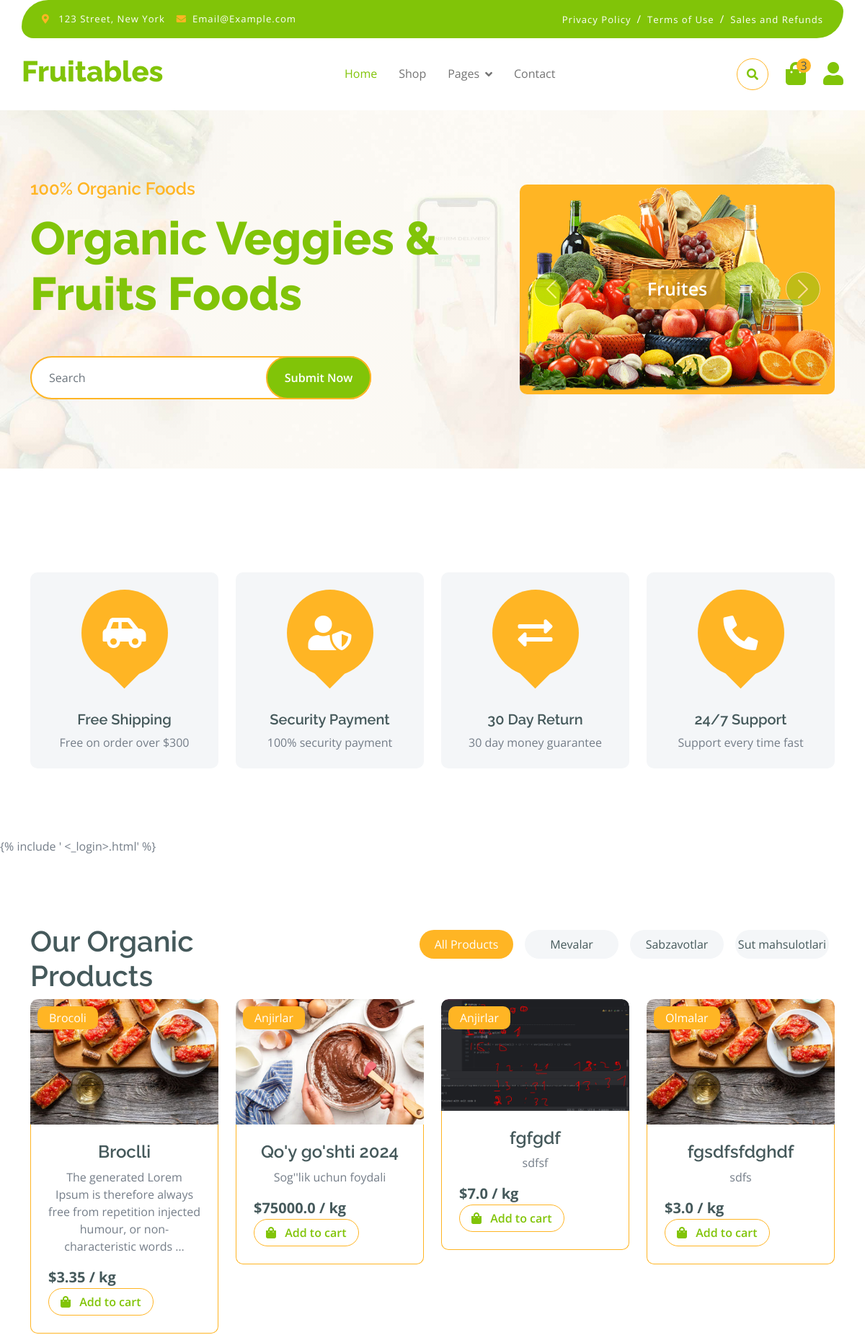
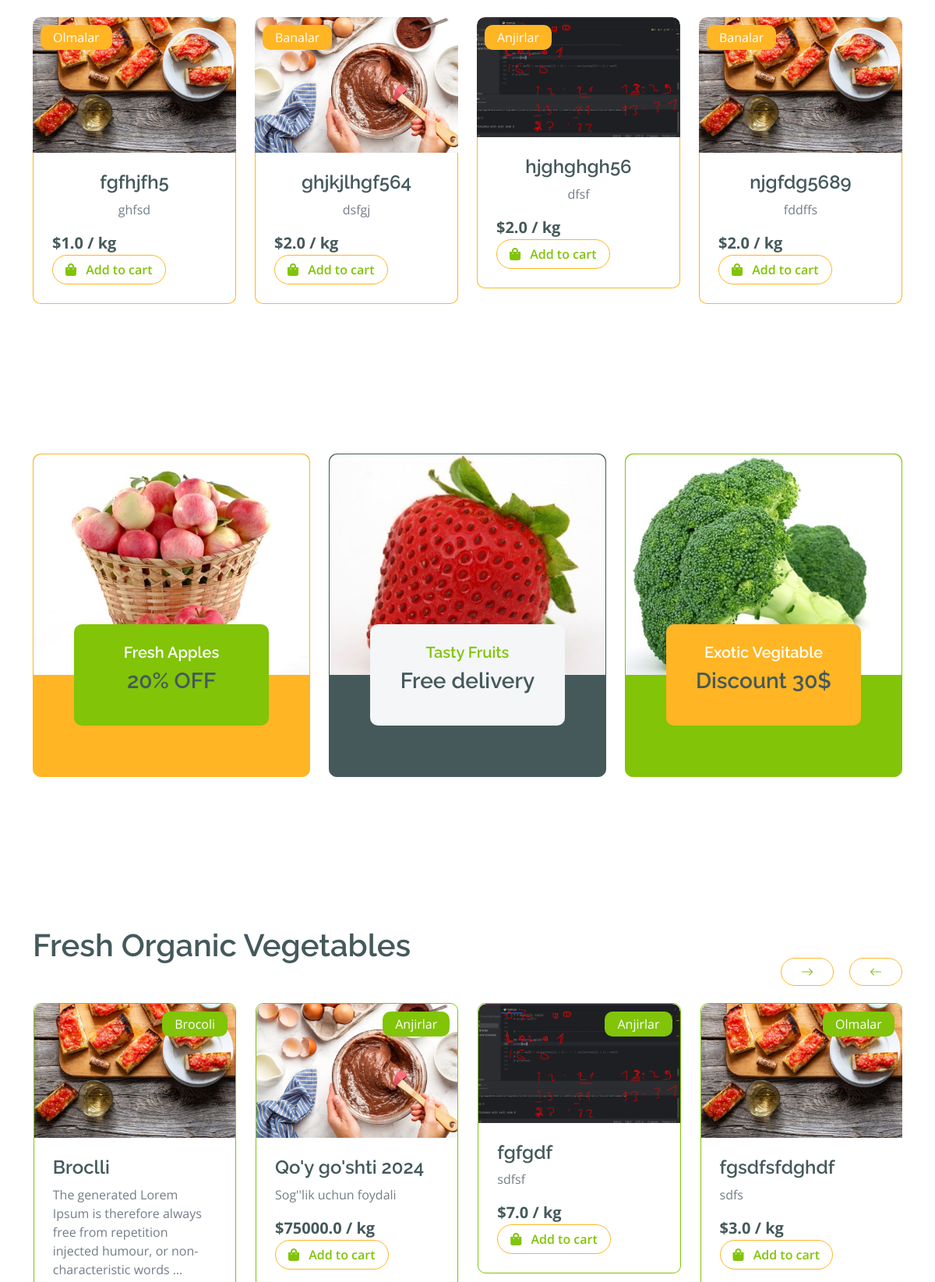
The page / (upper part) on the database its author committed (2 pictures, top to bottom).
### shop/models.py (models this page shows, shortened)
class Category(models.Model):
    name = models.CharField(max_length=50, unique=True, verbose_name="Kategoriya")
    image = models.ImageField(upload_to='categories/', null=True, blank=True)
    slug = models.SlugField(null=True, blank=True)
    parent = models.ForeignKey('self', on_delete=models.CASCADE,
                               null=True, blank=True,
                               related_name='subcategories')

class Product(models.Model):
    category = models.ForeignKey(Category, on_delete=models.CASCADE, verbose_name="Kategoriya")
    filter_choice = models.CharField(max_length=3, choices=FILTER_CHOICES, null=True)
    name = models.CharField(max_length=255, verbose_name="Nomi")
    description = models.TextField(blank=True, null=True)
    price = models.FloatField()
    discount = models.FloatField(null=True, blank=True)
    quantity = models.IntegerField(default=0)
    image = models.ImageField(upload_to='products/', verbose_name="Rasmi")
    slug = models.SlugField(null=True, blank=True)

### shop/views.py (the view)
# urls.py: path('', ProductList.as_view(), name='index'),
class ProductList(ListView):
    model = Product
    template_name = 'shop/index.html'
    context_object_name = 'products'
    extra_context = {
        'categories': Category.objects.filter(parent=None),
        'title': "Fruitables online shop",
        'page_name': "Shop"
    }

### shop/templates/shop/index.html (shortened to what this page needs)
{% extends 'base.html' %}
{% block main %}
<div class="container-fluid fruite py-5">
    <div class="container py-5">
        <div class="tab-class text-center">
            <div class="row g-4">
                <div class="col-lg-4 text-start">
                    <h1>Our Organic Products</h1>
                </div>
                <div class="col-lg-8 text-end">
                    <ul class="nav nav-pills d-inline-flex text-center mb-5">
                        <li class="nav-item">
                            <a class="d-flex m-2 py-2 bg-light rounded-pill active" data-bs-toggle="pill" href="#tab-1">
                                <span class="text-dark" style="width: 130px;">All Products</span>
                            </a>
                        </li>
                        {% for category in categories %}
                        <li class="nav-item">
                            <a class="d-flex py-2 m-2 bg-light rounded-pill" data-bs-toggle="pill"
                               href="#tab-{{ category.slug }}">
                                <span class="text-dark" style="width: 130px;">{{ category.name }}</span>
                            </a>
                        </li>
                        {% endfor %}
                    </ul>
                </div>
            </div>
            <div class="tab-content">
                <div id="tab-1" class="tab-pane fade show p-0 active">
                    <div class="row g-4">
                        <div class="col-lg-12">
                            <div class="row g-4">
                                {% for product in products|slice:":8" %}
                                {% include 'shop/components/_product_card.html' %}
                                {% endfor %}
                            </div>
                        </div>
                    </div>
                </div>
            </div>
        </div>
    </div>
</div>
<div class="container-fluid service py-5">
    <div class="container py-5">
        <div class="row g-4 justify-content-center">
            <div class="col-md-6 col-lg-4">
                <a href="#">
                    <div class="service-item bg-secondary rounded border border-secondary">
                        <img src="img/featur-1.jpg" class="img-fluid rounded-top w-100" alt="">
                        <div class="px-4 rounded-bottom">
                            <div class="service-content bg-primary text-center p-4 rounded">
                                <h5 class="text-white">Fresh Apples</h5>
                                <h3 class="mb-0">20% OFF</h3>
                            </div>
                        </div>
                    </div>
                </a>
            </div>
            <div class="col-md-6 col-lg-4">
                <a href="#">
                    <div class="service-item bg-dark rounded border border-dark">
                        <img src="img/featur-2.jpg" class="img-fluid rounded-top w-100" alt="">
                        <div class="px-4 rounded-bottom">
                            <div class="service-content bg-light text-center p-4 rounded">
                                <h5 class="text-primary">Tasty Fruits</h5>
                                <h3 class="mb-0">Free delivery</h3>
                            </div>
                        </div>
                    </div>
                </a>
            </div>
            <div class="col-md-6 col-lg-4">
                <a href="#">
                    <div class="service-item bg-primary rounded border border-primary">
                        <img src="img/featur-3.jpg" class="img-fluid rounded-top w-100" alt="">
                        <div class="px-4 rounded-bottom">
                            <div class="service-content bg-secondary text-center p-4 rounded">
                                <h5 class="text-white">Exotic Vegitable</h5>
                                <h3 class="mb-0">Discount 30$</h3>
                            </div>
                        </div>
                    </div>
                </a>
            </div>
        </div>
    </div>
</div>
<div class="container-fluid vesitable py-5">
    <div class="container py-5">
        <h1 class="mb-0">Fresh Organic Vegetables</h1>
        <div class="owl-carousel vegetable-carousel justify-content-center">
            {% for product in products %}
            <div class="border border-primary rounded position-relative vesitable-item">
                <div class="vesitable-img">
                    <img src="{{ product.image.url }}" class="img-fluid w-100 rounded-top" alt="">
                </div>
                <div class="text-white bg-primary px-3 py-1 rounded position-absolute" style="top: 10px; right: 10px;">
                    {{ product.category.name }}
                </div>
                <div class="p-4 rounded-bottom">
                    <h4>{{ product.name }}</h4>
                    <p>{{ product.description|truncatewords:15 }}</p>
                    <div class="d-flex justify-content-between flex-lg-wrap">
                        <p class="text-dark fs-5 fw-bold mb-0">${{ product.price }} / kg</p>
                        <a href="#" class="btn border border-secondary rounded-pill px-3 text-primary"><i
                                class="fa fa-shopping-bag me-2 text-primary"></i> Add to cart</a>
                    </div>
                </div>
            </div>
            {% endfor %}
        </div>
    </div>
</div>
{% endblock main %}

### shop/templates/shop/components/_product_card.html
<div class="col-md-6 col-lg-4 col-xl-3">
    <div class="rounded position-relative fruite-item">
        <div class="fruite-img">
            <a href="{% url 'detail' product.slug %}">
            <img src="{{ product.image.url }}" class="img-fluid w-100 rounded-top" alt="">
                </a>
        </div>
        <div class="text-white bg-secondary px-3 py-1 rounded position-absolute"
             style="top: 10px; left: 10px;">
            {{ product.category.name }}
        </div>
        <div class="p-4 border border-secondary border-top-0 rounded-bottom">
            <h4>{{ product.name }}</h4>
            <p>{{ product.description|truncatewords:15 }}</p>
            <div class="d-flex justify-content-between flex-lg-wrap">
                <p class="text-dark fs-5 fw-bold mb-0">${{ product.price }} / kg</p>
                <a href="#"
                   class="btn border border-secondary rounded-pill px-3 text-primary"><i
                        class="fa fa-shopping-bag me-2 text-primary"></i> Add to
                    cart</a>
            </div>
        </div>
    </div>
</div>

### static/css/style.css (style rules this page uses)
.btn { font-weight: 600; transition: .5s; }
.btn.border-secondary { transition: 0.5s; }
.service .service-item .service-content { position: relative; width: 250px; height: 130px; top: -50%; left: 50%; transform: translate(-50%, -50%); }
.fruite .tab-class .nav-item a.active { background: var(--bs-secondary) !important; }
.fruite .tab-class .nav-item a.active span { color: var(--bs-white) !important; }
.fruite .fruite-item { height: 100%; transition: 0.5s; }
.fruite .fruite-item .fruite-img { overflow: hidden; transition: 0.5s; border-radius: 10px 10px 0 0; }
.fruite .fruite-item .fruite-img img { transition: 0.5s; }
.vesitable .vesitable-item { height: 100%; transition: 0.5s; }
.vesitable .vesitable-item .vesitable-img { overflow: hidden; transition: 0.5s; border-radius: 10px 10px 0 0; }
.vesitable .vesitable-item .vesitable-img img { transition: 0.5s; }

### rows shown on the page
Category: name "Mevalar"
Category: name "Sabzavotlar"
Category: name "Sut mahsulotlari"
Product: image (picture), category.name "Brocoli", name "Broclli", description "The generated Lorem Ipsum is therefore always free from repetition injected humour, or non-characteristic words …", price "3.35"
Product: image (picture), category.name "Anjirlar", name "Qo'y go'shti 2024", description "Sog''lik uchun foydali", price "75000.0"
Product: image (picture), category.name "Anjirlar", name "fgfgdf", description "sdfsf", price "7.0"
Product: image (picture), category.name "Olmalar", name "fgsdfsfdghdf", description "sdfs", price "3.0"
Product: image (picture), category.name "Olmalar", name "fgfhjfh5", description "ghfsd", price "1.0"
Product: image (picture), category.name "Banalar", name "ghjkjlhgf564", description "dsfgj", price "2.0"
Product: image (picture), category.name "Anjirlar", name "hjghghgh56", description "dfsf", price "2.0"
Product: image (picture), category.name "Banalar", name "njgfdg5689", description "fddffs", price "2.0"
